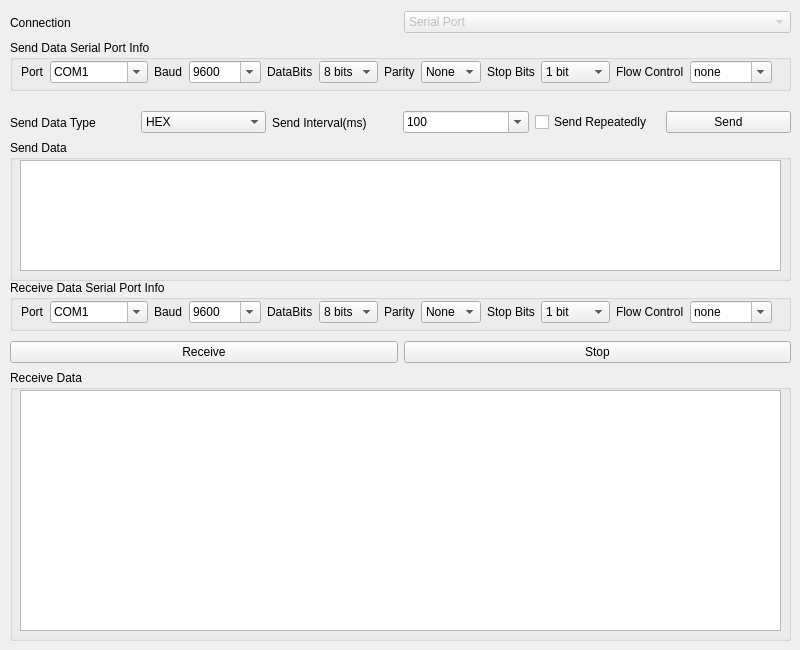
<?xml version="1.0" encoding="UTF-8"?>
<ui version="4.0">
 <class>Serial_Test_Widget</class>
 <widget class="QWidget" name="Serial_Test_Widget">
  <property name="geometry">
   <rect>
    <x>0</x>
    <y>0</y>
    <width>800</width>
    <height>650</height>
   </rect>
  </property>
  <property name="sizePolicy">
   <sizepolicy hsizetype="Preferred" vsizetype="Preferred">
    <horstretch>0</horstretch>
    <verstretch>0</verstretch>
   </sizepolicy>
  </property>
  <property name="minimumSize">
   <size>
    <width>800</width>
    <height>650</height>
   </size>
  </property>
  <property name="windowTitle">
   <string>Serial Test Tool</string>
  </property>
  <widget class="QGroupBox" name="send_serial_info_gb_">
   <property name="geometry">
    <rect>
     <x>10</x>
     <y>40</y>
     <width>781</width>
     <height>51</height>
    </rect>
   </property>
   <property name="title">
    <string>Send Data Serial Port Info</string>
   </property>
   <widget class="QWidget" name="layoutWidget">
    <property name="geometry">
     <rect>
      <x>11</x>
      <y>21</y>
      <width>751</width>
      <height>22</height>
     </rect>
    </property>
    <layout class="QHBoxLayout" name="horizontalLayout_3">
     <item>
      <widget class="QLabel" name="send_serial_port_lbl_">
       <property name="text">
        <string>Port</string>
       </property>
      </widget>
     </item>
     <item>
      <widget class="QComboBox" name="send_serial_port_cb_">
       <property name="editable">
        <bool>true</bool>
       </property>
       <item>
        <property name="text">
         <string>COM1</string>
        </property>
       </item>
       <item>
        <property name="text">
         <string>COM2</string>
        </property>
       </item>
       <item>
        <property name="text">
         <string>/dev/ttyAMA0</string>
        </property>
       </item>
       <item>
        <property name="text">
         <string>/dev/ttya</string>
        </property>
       </item>
       <item>
        <property name="text">
         <string>/dev/ttyb</string>
        </property>
       </item>
       <item>
        <property name="text">
         <string>COM3</string>
        </property>
       </item>
       <item>
        <property name="text">
         <string>COM4</string>
        </property>
       </item>
       <item>
        <property name="text">
         <string>COM5</string>
        </property>
       </item>
       <item>
        <property name="text">
         <string>COM6</string>
        </property>
       </item>
       <item>
        <property name="text">
         <string>COM7</string>
        </property>
       </item>
       <item>
        <property name="text">
         <string>COM8</string>
        </property>
       </item>
       <item>
        <property name="text">
         <string>COM9</string>
        </property>
       </item>
       <item>
        <property name="text">
         <string>COM10</string>
        </property>
       </item>
      </widget>
     </item>
     <item>
      <widget class="QLabel" name="send_baud_lbl_">
       <property name="text">
        <string>Baud</string>
       </property>
      </widget>
     </item>
     <item>
      <widget class="QComboBox" name="send_baud_cb_">
       <property name="editable">
        <bool>true</bool>
       </property>
       <item>
        <property name="text">
         <string>9600</string>
        </property>
       </item>
       <item>
        <property name="text">
         <string>19200</string>
        </property>
       </item>
       <item>
        <property name="text">
         <string>38400</string>
        </property>
       </item>
       <item>
        <property name="text">
         <string>57600</string>
        </property>
       </item>
       <item>
        <property name="text">
         <string>115200</string>
        </property>
       </item>
       <item>
        <property name="text">
         <string>921600</string>
        </property>
       </item>
      </widget>
     </item>
     <item>
      <widget class="QLabel" name="send_data_bits_lbl_">
       <property name="text">
        <string>DataBits</string>
       </property>
      </widget>
     </item>
     <item>
      <widget class="QComboBox" name="send_data_bits_cb_">
       <item>
        <property name="text">
         <string>8 bits</string>
        </property>
       </item>
       <item>
        <property name="text">
         <string>7 bits</string>
        </property>
       </item>
      </widget>
     </item>
     <item>
      <widget class="QLabel" name="send_parity_lbl_">
       <property name="text">
        <string>Parity</string>
       </property>
      </widget>
     </item>
     <item>
      <widget class="QComboBox" name="send_parity_cb_">
       <item>
        <property name="text">
         <string>None</string>
        </property>
       </item>
       <item>
        <property name="text">
         <string>Even</string>
        </property>
       </item>
       <item>
        <property name="text">
         <string>Odd</string>
        </property>
       </item>
      </widget>
     </item>
     <item>
      <widget class="QLabel" name="send_stop_bits_lbl_">
       <property name="text">
        <string>Stop Bits</string>
       </property>
      </widget>
     </item>
     <item>
      <widget class="QComboBox" name="send_stop_bits_cb_">
       <item>
        <property name="text">
         <string>1 bit</string>
        </property>
       </item>
       <item>
        <property name="text">
         <string>1.5 bits</string>
        </property>
       </item>
       <item>
        <property name="text">
         <string>2 bits</string>
        </property>
       </item>
      </widget>
     </item>
     <item>
      <widget class="QLabel" name="send_flow_ctrl_lbl_">
       <property name="text">
        <string>Flow Control</string>
       </property>
      </widget>
     </item>
     <item>
      <widget class="QComboBox" name="send_flow_ctrl_cb_">
       <property name="editable">
        <bool>true</bool>
       </property>
       <item>
        <property name="text">
         <string>none</string>
        </property>
       </item>
       <item>
        <property name="text">
         <string>hardware</string>
        </property>
       </item>
       <item>
        <property name="text">
         <string>software</string>
        </property>
       </item>
      </widget>
     </item>
    </layout>
   </widget>
  </widget>
  <widget class="QWidget" name="layoutWidget">
   <property name="geometry">
    <rect>
     <x>10</x>
     <y>10</y>
     <width>781</width>
     <height>25</height>
    </rect>
   </property>
   <layout class="QHBoxLayout" name="horizontalLayout_2">
    <item>
     <layout class="QHBoxLayout" name="horizontalLayout">
      <item>
       <widget class="QLabel" name="conn_lbl_">
        <property name="text">
         <string>Connection</string>
        </property>
       </widget>
      </item>
      <item>
       <widget class="QComboBox" name="conn_cb_">
        <property name="enabled">
         <bool>false</bool>
        </property>
        <item>
         <property name="text">
          <string>Serial Port</string>
         </property>
        </item>
       </widget>
      </item>
     </layout>
    </item>
   </layout>
  </widget>
  <widget class="QGroupBox" name="send_data_gb_">
   <property name="geometry">
    <rect>
     <x>10</x>
     <y>140</y>
     <width>781</width>
     <height>141</height>
    </rect>
   </property>
   <property name="title">
    <string>Send Data</string>
   </property>
   <widget class="QTextEdit" name="send_data_txt_">
    <property name="geometry">
     <rect>
      <x>10</x>
      <y>20</y>
      <width>761</width>
      <height>111</height>
     </rect>
    </property>
   </widget>
  </widget>
  <widget class="QGroupBox" name="recv_data_gb_">
   <property name="geometry">
    <rect>
     <x>10</x>
     <y>370</y>
     <width>781</width>
     <height>271</height>
    </rect>
   </property>
   <property name="title">
    <string>Receive Data</string>
   </property>
   <widget class="QTextEdit" name="recv_data_txt_">
    <property name="geometry">
     <rect>
      <x>10</x>
      <y>20</y>
      <width>761</width>
      <height>241</height>
     </rect>
    </property>
   </widget>
  </widget>
  <widget class="QWidget" name="layoutWidget">
   <property name="geometry">
    <rect>
     <x>10</x>
     <y>110</y>
     <width>781</width>
     <height>25</height>
    </rect>
   </property>
   <layout class="QHBoxLayout" name="horizontalLayout_4">
    <item>
     <widget class="QLabel" name="send_data_type_lbl_">
      <property name="text">
       <string>Send Data Type</string>
      </property>
     </widget>
    </item>
    <item>
     <widget class="QComboBox" name="send_data_type_cb_">
      <property name="editable">
       <bool>false</bool>
      </property>
      <item>
       <property name="text">
        <string>HEX</string>
       </property>
      </item>
      <item>
       <property name="text">
        <string>ASCII</string>
       </property>
      </item>
     </widget>
    </item>
    <item>
     <widget class="QLabel" name="send_interval_lbl_">
      <property name="text">
       <string>Send Interval(ms)</string>
      </property>
     </widget>
    </item>
    <item>
     <widget class="QComboBox" name="send_interval_cb_">
      <property name="editable">
       <bool>true</bool>
      </property>
      <property name="currentText" stdset="0">
       <string notr="true">100</string>
      </property>
      <item>
       <property name="text">
        <string>100</string>
       </property>
      </item>
      <item>
       <property name="text">
        <string>200</string>
       </property>
      </item>
      <item>
       <property name="text">
        <string>500</string>
       </property>
      </item>
      <item>
       <property name="text">
        <string>1000</string>
       </property>
      </item>
      <item>
       <property name="text">
        <string>2000</string>
       </property>
      </item>
      <item>
       <property name="text">
        <string>5000</string>
       </property>
      </item>
      <item>
       <property name="text">
        <string>10000</string>
       </property>
      </item>
     </widget>
    </item>
    <item>
     <widget class="QCheckBox" name="send_repeatedly_cb_">
      <property name="text">
       <string>Send Repeatedly</string>
      </property>
     </widget>
    </item>
    <item>
     <widget class="QPushButton" name="send_btn_">
      <property name="text">
       <string>Send</string>
      </property>
     </widget>
    </item>
   </layout>
  </widget>
  <widget class="QGroupBox" name="recv_serial_info_gb_">
   <property name="geometry">
    <rect>
     <x>10</x>
     <y>280</y>
     <width>781</width>
     <height>51</height>
    </rect>
   </property>
   <property name="title">
    <string>Receive Data Serial Port Info</string>
   </property>
   <widget class="QWidget" name="layoutWidget_3">
    <property name="geometry">
     <rect>
      <x>11</x>
      <y>21</y>
      <width>751</width>
      <height>22</height>
     </rect>
    </property>
    <layout class="QHBoxLayout" name="horizontalLayout_6">
     <item>
      <widget class="QLabel" name="recv_serial_port_lbl_">
       <property name="text">
        <string>Port</string>
       </property>
      </widget>
     </item>
     <item>
      <widget class="QComboBox" name="recv_serial_port_cb_">
       <property name="editable">
        <bool>true</bool>
       </property>
       <item>
        <property name="text">
         <string>COM1</string>
        </property>
       </item>
       <item>
        <property name="text">
         <string>COM2</string>
        </property>
       </item>
       <item>
        <property name="text">
         <string>/dev/ttyAMA0</string>
        </property>
       </item>
       <item>
        <property name="text">
         <string>/dev/ttya</string>
        </property>
       </item>
       <item>
        <property name="text">
         <string>/dev/ttyb</string>
        </property>
       </item>
       <item>
        <property name="text">
         <string>COM3</string>
        </property>
       </item>
       <item>
        <property name="text">
         <string>COM4</string>
        </property>
       </item>
       <item>
        <property name="text">
         <string>COM5</string>
        </property>
       </item>
       <item>
        <property name="text">
         <string>COM6</string>
        </property>
       </item>
       <item>
        <property name="text">
         <string>COM7</string>
        </property>
       </item>
       <item>
        <property name="text">
         <string>COM8</string>
        </property>
       </item>
       <item>
        <property name="text">
         <string>COM9</string>
        </property>
       </item>
       <item>
        <property name="text">
         <string>COM10</string>
        </property>
       </item>
      </widget>
     </item>
     <item>
      <widget class="QLabel" name="recv_baud_lbl_">
       <property name="text">
        <string>Baud</string>
       </property>
      </widget>
     </item>
     <item>
      <widget class="QComboBox" name="recv_baud_cb_">
       <property name="editable">
        <bool>true</bool>
       </property>
       <item>
        <property name="text">
         <string>9600</string>
        </property>
       </item>
       <item>
        <property name="text">
         <string>19200</string>
        </property>
       </item>
       <item>
        <property name="text">
         <string>38400</string>
        </property>
       </item>
       <item>
        <property name="text">
         <string>57600</string>
        </property>
       </item>
       <item>
        <property name="text">
         <string>115200</string>
        </property>
       </item>
       <item>
        <property name="text">
         <string>921600</string>
        </property>
       </item>
      </widget>
     </item>
     <item>
      <widget class="QLabel" name="recv_data_bits_lbl_">
       <property name="text">
        <string>DataBits</string>
       </property>
      </widget>
     </item>
     <item>
      <widget class="QComboBox" name="recv_data_bits_cb_">
       <item>
        <property name="text">
         <string>8 bits</string>
        </property>
       </item>
       <item>
        <property name="text">
         <string>7 bits</string>
        </property>
       </item>
      </widget>
     </item>
     <item>
      <widget class="QLabel" name="recv_parity_lbl_">
       <property name="text">
        <string>Parity</string>
       </property>
      </widget>
     </item>
     <item>
      <widget class="QComboBox" name="recv_parity_cb_">
       <item>
        <property name="text">
         <string>None</string>
        </property>
       </item>
       <item>
        <property name="text">
         <string>Even</string>
        </property>
       </item>
       <item>
        <property name="text">
         <string>Odd</string>
        </property>
       </item>
      </widget>
     </item>
     <item>
      <widget class="QLabel" name="recv_stop_bits_lbl_">
       <property name="text">
        <string>Stop Bits</string>
       </property>
      </widget>
     </item>
     <item>
      <widget class="QComboBox" name="recv_stop_bits_cb_">
       <item>
        <property name="text">
         <string>1 bit</string>
        </property>
       </item>
       <item>
        <property name="text">
         <string>1.5 bits</string>
        </property>
       </item>
       <item>
        <property name="text">
         <string>2 bits</string>
        </property>
       </item>
      </widget>
     </item>
     <item>
      <widget class="QLabel" name="recv_flow_ctrl_lbl_">
       <property name="text">
        <string>Flow Control</string>
       </property>
      </widget>
     </item>
     <item>
      <widget class="QComboBox" name="recv_flow_ctrl_cb_">
       <property name="editable">
        <bool>true</bool>
       </property>
       <item>
        <property name="text">
         <string>none</string>
        </property>
       </item>
       <item>
        <property name="text">
         <string>hardware</string>
        </property>
       </item>
       <item>
        <property name="text">
         <string>software</string>
        </property>
       </item>
      </widget>
     </item>
    </layout>
   </widget>
  </widget>
  <widget class="QWidget" name="layoutWidget_4">
   <property name="geometry">
    <rect>
     <x>10</x>
     <y>340</y>
     <width>781</width>
     <height>25</height>
    </rect>
   </property>
   <layout class="QHBoxLayout" name="horizontalLayout_7">
    <item>
     <widget class="QPushButton" name="recv_btn_">
      <property name="text">
       <string>Receive</string>
      </property>
     </widget>
    </item>
    <item>
     <widget class="QPushButton" name="stop_recv_btn_">
      <property name="text">
       <string>Stop</string>
      </property>
     </widget>
    </item>
   </layout>
  </widget>
 </widget>
 <resources/>
 <connections/>
</ui>
